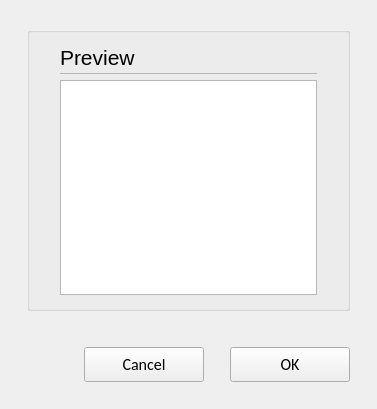
<?xml version="1.0" encoding="UTF-8"?>
<ui version="4.0">
 <class>C_CieDataPoolComListImportReportWidget</class>
 <widget class="QWidget" name="C_CieDataPoolComListImportReportWidget">
  <property name="geometry">
   <rect>
    <x>0</x>
    <y>0</y>
    <width>377</width>
    <height>409</height>
   </rect>
  </property>
  <property name="windowTitle">
   <string>Form</string>
  </property>
  <layout class="QVBoxLayout" name="verticalLayout">
   <property name="leftMargin">
    <number>27</number>
   </property>
   <property name="topMargin">
    <number>27</number>
   </property>
   <property name="rightMargin">
    <number>27</number>
   </property>
   <property name="bottomMargin">
    <number>0</number>
   </property>
   <item>
    <widget class="stw_opensyde_gui_elements::C_OgeGbx" name="pc_GroupBoxGeneral_4">
     <property name="title">
      <string/>
     </property>
     <layout class="QVBoxLayout" name="verticalLayout_5">
      <property name="spacing">
       <number>0</number>
      </property>
      <property name="leftMargin">
       <number>30</number>
      </property>
      <property name="rightMargin">
       <number>30</number>
      </property>
      <property name="bottomMargin">
       <number>13</number>
      </property>
      <item>
       <layout class="QHBoxLayout" name="horizontalLayout_6" stretch="0,1">
        <property name="spacing">
         <number>6</number>
        </property>
        <item>
         <widget class="stw_opensyde_gui_elements::C_OgeLabHeadingGroupBold" name="pc_LabelHeadingReport">
          <property name="minimumSize">
           <size>
            <width>0</width>
            <height>30</height>
           </size>
          </property>
          <property name="maximumSize">
           <size>
            <width>16777215</width>
            <height>30</height>
           </size>
          </property>
          <property name="font">
           <font>
            <family>Segoe UI</family>
            <pointsize>16</pointsize>
           </font>
          </property>
          <property name="text">
           <string>Preview</string>
          </property>
         </widget>
        </item>
        <item>
         <spacer name="horizontalSpacer_8">
          <property name="orientation">
           <enum>Qt::Horizontal</enum>
          </property>
          <property name="sizeHint" stdset="0">
           <size>
            <width>40</width>
            <height>1</height>
           </size>
          </property>
         </spacer>
        </item>
       </layout>
      </item>
      <item>
       <layout class="QHBoxLayout" name="horizontalLayout_19" stretch="0">
        <property name="spacing">
         <number>0</number>
        </property>
        <property name="topMargin">
         <number>1</number>
        </property>
        <property name="rightMargin">
         <number>0</number>
        </property>
        <property name="bottomMargin">
         <number>0</number>
        </property>
        <item>
         <widget class="stw_opensyde_gui_elements::C_OgeFrameSeparator" name="pc_Frame_2">
          <property name="minimumSize">
           <size>
            <width>0</width>
            <height>1</height>
           </size>
          </property>
          <property name="maximumSize">
           <size>
            <width>16777215</width>
            <height>1</height>
           </size>
          </property>
          <property name="frameShape">
           <enum>QFrame::StyledPanel</enum>
          </property>
          <property name="frameShadow">
           <enum>QFrame::Raised</enum>
          </property>
         </widget>
        </item>
       </layout>
      </item>
      <item>
       <spacer name="verticalSpacer_2">
        <property name="orientation">
         <enum>Qt::Vertical</enum>
        </property>
        <property name="sizeType">
         <enum>QSizePolicy::Fixed</enum>
        </property>
        <property name="sizeHint" stdset="0">
         <size>
          <width>6</width>
          <height>6</height>
         </size>
        </property>
       </spacer>
      </item>
      <item>
       <widget class="stw_opensyde_gui_elements::C_OgeTebReport" name="pc_TextBrowserReport"/>
      </item>
     </layout>
    </widget>
   </item>
   <item>
    <spacer name="pc_VerticalSpacerButtonsObove">
     <property name="orientation">
      <enum>Qt::Vertical</enum>
     </property>
     <property name="sizeType">
      <enum>QSizePolicy::Fixed</enum>
     </property>
     <property name="sizeHint" stdset="0">
      <size>
       <width>20</width>
       <height>30</height>
      </size>
     </property>
    </spacer>
   </item>
   <item>
    <layout class="QHBoxLayout" name="horizontalLayout_22">
     <property name="rightMargin">
      <number>0</number>
     </property>
     <item>
      <spacer name="horizontalSpacer_9">
       <property name="orientation">
        <enum>Qt::Horizontal</enum>
       </property>
       <property name="sizeHint" stdset="0">
        <size>
         <width>40</width>
         <height>20</height>
        </size>
       </property>
      </spacer>
     </item>
     <item>
      <widget class="stw_opensyde_gui_elements::C_OgePubCancel" name="pc_BushButtonCancel">
       <property name="minimumSize">
        <size>
         <width>120</width>
         <height>35</height>
        </size>
       </property>
       <property name="maximumSize">
        <size>
         <width>120</width>
         <height>35</height>
        </size>
       </property>
       <property name="font">
        <font>
         <family>Calibri</family>
         <pointsize>12</pointsize>
        </font>
       </property>
       <property name="text">
        <string>Cancel</string>
       </property>
      </widget>
     </item>
     <item>
      <spacer name="horizontalSpacer_4">
       <property name="orientation">
        <enum>Qt::Horizontal</enum>
       </property>
       <property name="sizeType">
        <enum>QSizePolicy::Fixed</enum>
       </property>
       <property name="sizeHint" stdset="0">
        <size>
         <width>20</width>
         <height>20</height>
        </size>
       </property>
      </spacer>
     </item>
     <item>
      <widget class="stw_opensyde_gui_elements::C_OgePubDialog" name="pc_BushButtonOk">
       <property name="minimumSize">
        <size>
         <width>120</width>
         <height>35</height>
        </size>
       </property>
       <property name="maximumSize">
        <size>
         <width>120</width>
         <height>35</height>
        </size>
       </property>
       <property name="font">
        <font>
         <family>Calibri</family>
         <pointsize>12</pointsize>
        </font>
       </property>
       <property name="text">
        <string>OK</string>
       </property>
      </widget>
     </item>
    </layout>
   </item>
   <item>
    <spacer name="verticalSpacer_7">
     <property name="orientation">
      <enum>Qt::Vertical</enum>
     </property>
     <property name="sizeType">
      <enum>QSizePolicy::Fixed</enum>
     </property>
     <property name="sizeHint" stdset="0">
      <size>
       <width>20</width>
       <height>27</height>
      </size>
     </property>
    </spacer>
   </item>
  </layout>
 </widget>
 <customwidgets>
  <customwidget>
   <class>stw_opensyde_gui_elements::C_OgeGbx</class>
   <extends>QGroupBox</extends>
   <header>C_OgeGbx.h</header>
   <container>1</container>
  </customwidget>
  <customwidget>
   <class>stw_opensyde_gui_elements::C_OgePubDialog</class>
   <extends>QPushButton</extends>
   <header>C_OgePubDialog.h</header>
  </customwidget>
  <customwidget>
   <class>stw_opensyde_gui_elements::C_OgeLabHeadingGroupBold</class>
   <extends>QLabel</extends>
   <header>C_OgeLabHeadingGroupBold.h</header>
  </customwidget>
  <customwidget>
   <class>stw_opensyde_gui_elements::C_OgeFrameSeparator</class>
   <extends>QFrame</extends>
   <header>C_OgeFrameSeparator.h</header>
   <container>1</container>
  </customwidget>
  <customwidget>
   <class>stw_opensyde_gui_elements::C_OgeTebReport</class>
   <extends>QTextBrowser</extends>
   <header>C_OgeTebReport.h</header>
  </customwidget>
  <customwidget>
   <class>stw_opensyde_gui_elements::C_OgePubCancel</class>
   <extends>QPushButton</extends>
   <header>C_OgePubCancel.h</header>
  </customwidget>
 </customwidgets>
 <resources/>
 <connections/>
</ui>
